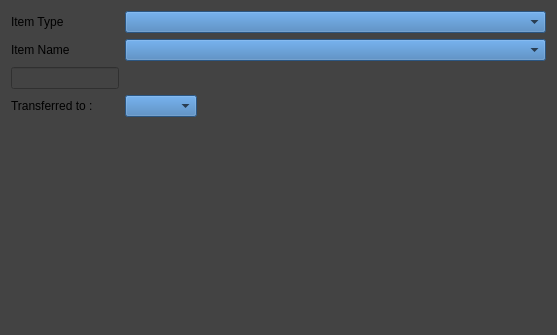
<?xml version="1.0" encoding="UTF-8"?>
<ui version="4.0">
 <class>TransferView</class>
 <widget class="QWidget" name="TransferView">
  <property name="geometry">
   <rect>
    <x>0</x>
    <y>0</y>
    <width>557</width>
    <height>335</height>
   </rect>
  </property>
  <property name="windowTitle">
   <string>TransferView</string>
  </property>
  <property name="styleSheet">
   <string notr="true">background-color: rgb(67, 67, 67);
font: 9pt &quot;Microsoft YaHei UI&quot;;</string>
  </property>
  <layout class="QVBoxLayout" name="verticalLayout">
   <item>
    <layout class="QFormLayout" name="formLayout">
     <property name="fieldGrowthPolicy">
      <enum>QFormLayout::AllNonFixedFieldsGrow</enum>
     </property>
     <item row="0" column="0">
      <widget class="QLabel" name="label">
       <property name="sizePolicy">
        <sizepolicy hsizetype="Preferred" vsizetype="Preferred">
         <horstretch>0</horstretch>
         <verstretch>0</verstretch>
        </sizepolicy>
       </property>
       <property name="text">
        <string>Item Type</string>
       </property>
      </widget>
     </item>
     <item row="0" column="1">
      <widget class="QComboBox" name="comboBox">
       <property name="styleSheet">
        <string notr="true">background-color: rgb(141, 94, 0);
background-color: rgb(60, 121, 182);</string>
       </property>
      </widget>
     </item>
     <item row="1" column="0">
      <widget class="QLabel" name="label_2">
       <property name="text">
        <string>Item Name</string>
       </property>
      </widget>
     </item>
     <item row="1" column="1">
      <widget class="QComboBox" name="comboBox_2">
       <property name="styleSheet">
        <string notr="true">background-color: rgb(141, 94, 0);
background-color: rgb(60, 121, 182);</string>
       </property>
      </widget>
     </item>
     <item row="2" column="0">
      <widget class="QLineEdit" name="lineEdit">
       <property name="sizePolicy">
        <sizepolicy hsizetype="Expanding" vsizetype="Fixed">
         <horstretch>0</horstretch>
         <verstretch>0</verstretch>
        </sizepolicy>
       </property>
       <property name="readOnly">
        <bool>true</bool>
       </property>
      </widget>
     </item>
     <item row="3" column="0">
      <widget class="QLabel" name="label_3">
       <property name="text">
        <string>Transferred to :</string>
       </property>
      </widget>
     </item>
     <item row="3" column="1">
      <widget class="QComboBox" name="comboBox_3">
       <property name="sizePolicy">
        <sizepolicy hsizetype="Fixed" vsizetype="Fixed">
         <horstretch>0</horstretch>
         <verstretch>0</verstretch>
        </sizepolicy>
       </property>
       <property name="styleSheet">
        <string notr="true">background-color: rgb(141, 94, 0);
background-color: rgb(60, 121, 182);</string>
       </property>
      </widget>
     </item>
    </layout>
   </item>
  </layout>
 </widget>
 <layoutdefault spacing="6" margin="11"/>
 <resources/>
 <connections/>
</ui>
